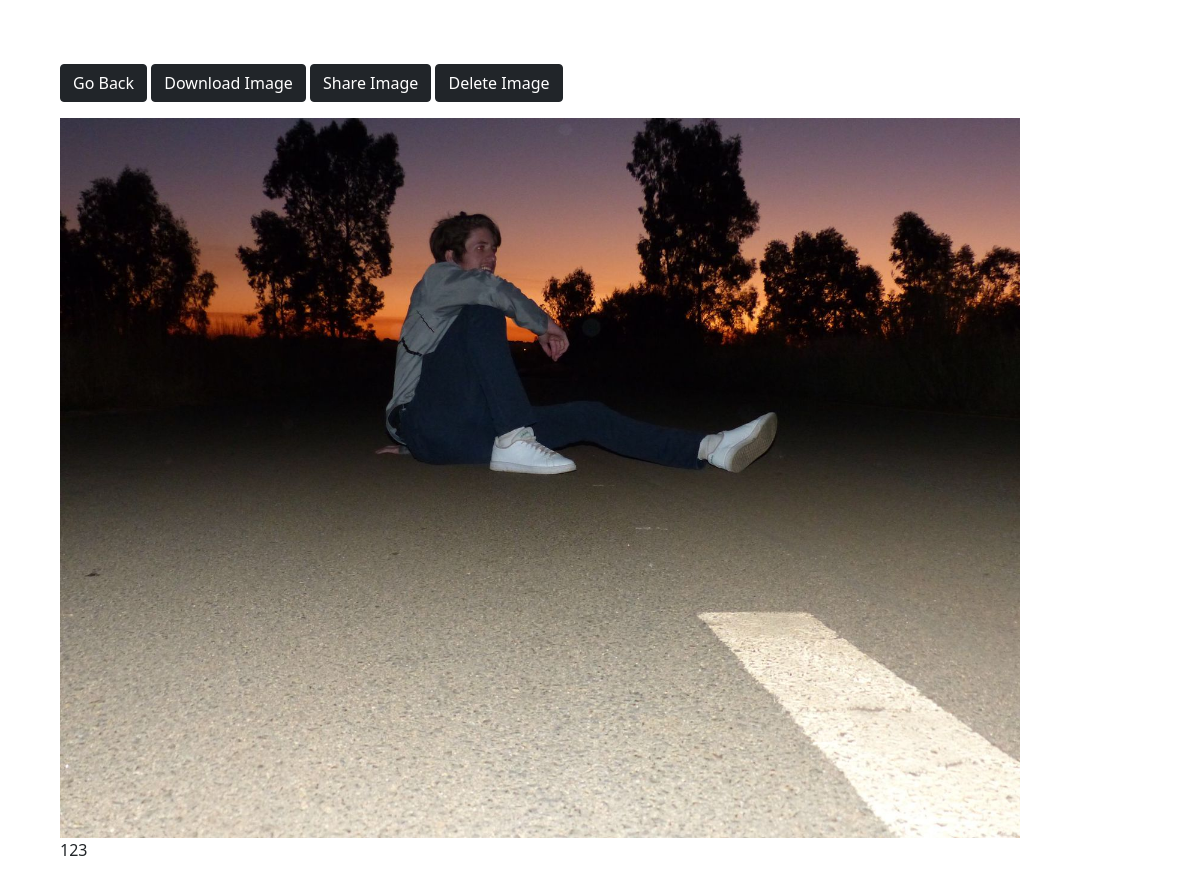
The page /uploads/photo/9/ (signed in) on the database its author committed.
### uploads/models.py (models this page shows, shortened)
class Photo(models.Model):
    class Meta:
        verbose_name = 'Photo'
        verbose_name_plural = 'Photos'
    category = models.ForeignKey(
        Category, on_delete=models.SET_NULL, null=True, blank=True)
    image = models.ImageField(null=False, blank=False)
    description = models.TextField()

### uploads/views.py (the view)
# urls.py: path('photo/<str:pk>/', views.viewPhoto, name='photo'),
@login_required(login_url='login')
def viewPhoto(request, pk):
    photo = Photo.objects.get(id=pk)
    return render(request, 'photos/photo.html', {'photo': photo})

### uploads/templates/photos/photo.html (shortened to what this page needs)
<!DOCTYPE html>
<html>
<head>
    <link href="https://cdn.jsdelivr.net/npm/bootstrap@5.0.0-beta1/dist/css/bootstrap.min.css" rel="stylesheet"
>
</head>
<body class="m-5">
    <div class="container">
        <div class="row justify-content-center">
            <div class="col">
                <a href="{% url 'gallery' %}" class="btn btn-dark my-3">Go Back</a>
                <a href="{{ photo.image.url }}" class="btn btn-dark my-3"  download="{{ photo.description }}">Download Image</a>
       <a href="http://127.0.0.1:8000{{photo.image.url}}"  class="btn btn-dark my-3" onclick="copyURI(event)">Share Image</a>
                <td>
                    <a href="{% url 'photo' photo.id %}" class="btn btn-dark my-3">Delete Image</a>
                </td>
                <div style="height: 90vh;">
                    <img style="max-width: 100%; max-height: 100%;" src="{{photo.image.url}}">
                    <p>{{photo.description}}</p>
                </div>
            </div>
        </div>
    </div>
</body>
</html>

### rows shown on the page
Photo: image (picture), description "123"
